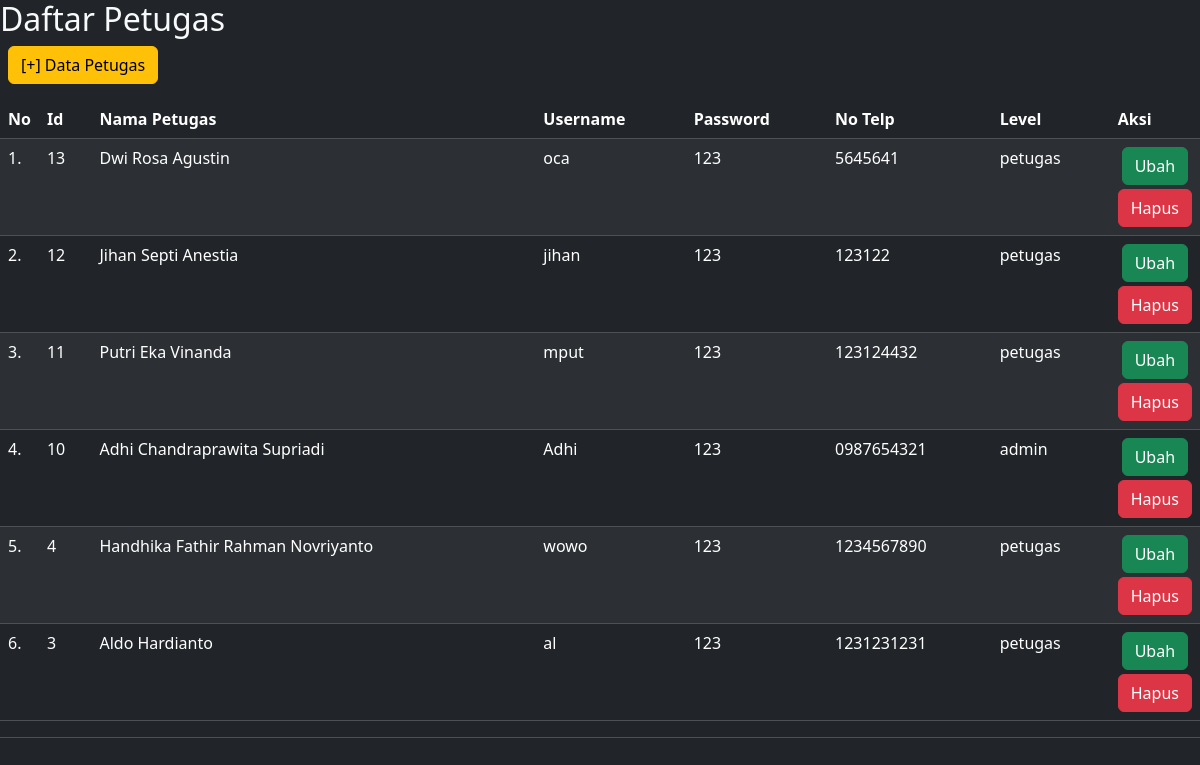
Page /petugas/tampil_petugas.php on the committed database.
### tables this page shows
CREATE TABLE `petugas` (
  `id_petugas` int(11) NOT NULL,
  `nama_petugas` varchar(35) NOT NULL,
  `username` varchar(25) NOT NULL,
  `password` varchar(32) NOT NULL,
  `telp` varchar(13) NOT NULL,
  `level` enum('admin','petugas') NOT NULL
);

### petugas/tampil_petugas.php (the view, shortened to what this page needs)
<html>
<head>
<link rel="stylesheet" type="text/css" href="style.css">
<link href="https://cdn.jsdelivr.net/npm/bootstrap@5.3.2/dist/css/bootstrap.min.css" rel="stylesheet">
</head>
<body class="bg bg-dark text-light">
<h2>Daftar Petugas</h2>
<a href="form_petugas.php" class="btn btn-warning ms-2 mb-3">[+] Data Petugas</a>
<table class="table table-dark table-striped">
  <thead class="">
<tr>
<th width="30px">No</th>
<th>Id</th>
<th>Nama Petugas</th>
<th>Username</th>
<th>Password</th>
<th>No Telp</th>
<th>Level</th>
<th>Aksi</th>
</tr>
</thead>
<tbody>
<?php
include "config.php";
$sql="select * from petugas order by id_petugas desc";
$result=mysqli_query($koneksi,$sql);
$no=1;
while($data=mysqli_fetch_array($result))
{
?>
<td><?= $no ?>.</td>
<td><?= $data['id_petugas'] ?></td>
<td><?= $data['nama_petugas'] ?></td>
<td><?= $data['username'] ?></td>
<td><?= $data['password'] ?></td>
<td><?= $data['telp'] ?></td>
<td><?= $data['level'] ?></td>
<td align="center" width="80px">
<a href="edit_petugas.php?id=<?= $data['id_petugas']
?>" class="btn btn-success mb-1">Ubah</a>
<a href="delete_petugas.php?id=<?=$data['id_petugas'] ?>"
	onclick="return confirm('Apakah Anda Yakin data petugas <?= $data['id_petugas'] ?> akan dihapus?')" class="btn btn-danger">Hapus</a>
</td>
<?php
$no++;
}
?>
</tbody>
<tfoot>
<tr>
<td colspan="8">
</td>
</tr>
</tfoot>
</table>
<br>
</body>
</html>

### petugas/style.css (style rules this page uses)
body { font:14px "Tahoma"; }
th { background: red; color:white; }
td { background: #eee; color:black; }

### rows in the picture
petugas: id_petugas "13", nama_petugas "Dwi Rosa Agustin", username "oca", password "123", telp "5645641", level "petugas"
petugas: id_petugas "12", nama_petugas "Jihan Septi Anestia", username "jihan", password "123", telp "123122", level "petugas"
petugas: id_petugas "11", nama_petugas "Putri Eka Vinanda", username "mput", password "123", telp "123124432", level "petugas"
petugas: id_petugas "10", nama_petugas "Adhi Chandraprawita Supriadi", username "Adhi", password "123", telp "0987654321", level "admin"
petugas: id_petugas "4", nama_petugas "Handhika Fathir Rahman Novriyanto", username "wowo", password "123", telp "1234567890", level "petugas"
petugas: id_petugas "3", nama_petugas "Aldo Hardianto", username "al", password "123", telp "1231231231", level "petugas"
